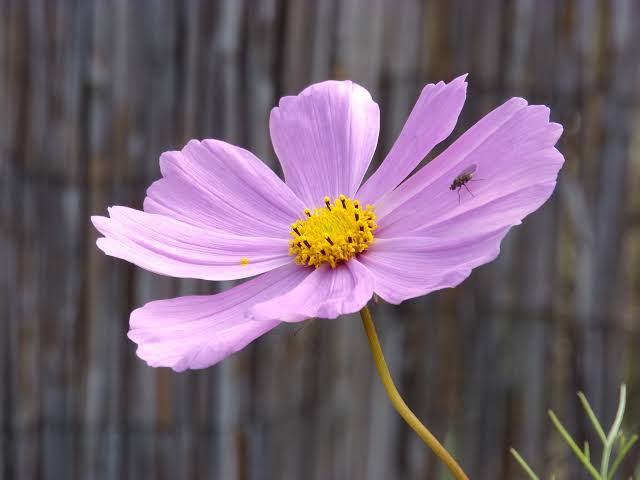
#> input picture Module 14 - Feature Detection/Images/sample.jpg, 640 x 480 px, found by its file name
$ jupyter execute Example.ipynb
#> lines starting #> are read from the running program, lines starting #| are printed output that depends on the picture; after the words box and inside, x2 and y2 are one past the last pixel; in counts of white or black regions, pixels touching at a corner belong together
[cell 1]
import cv2
import numpy as np
import matplotlib.pyplot as plt

[cell 2]
image_path = r"E:\Open CV\Module 14 - Feature Detection\Images\sample.jpg"

image = cv2.imread(image_path)
#> image is the input picture: shape (480, 640, 3); mean B, G, R 111, 97.1, 113.9

if image is None:
    raise FileNotFoundError("Image not found!")

image_rgb = cv2.cvtColor(image, cv2.COLOR_BGR2RGB)
gray = cv2.cvtColor(image, cv2.COLOR_BGR2GRAY)
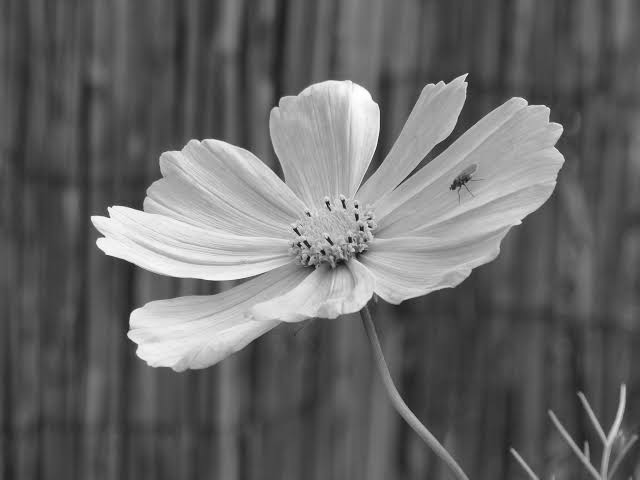
#> gray: shape (480, 640); min 16, max 255, mean 103.7

plt.figure(figsize=(6,6))
plt.imshow(image_rgb)
plt.title("Original Image")
plt.axis("off")
plt.show()

### Harris Corner Detection

## Mathematical Idea

Image gradients are calculated:

Ix

Iy

Then Harris Matrix is computed:

M

Corner response:

R = det(M) − k(trace(M))²

where

k ≈ 0.04–0.06

Large positive R

→ Corner

Small R

→ Flat

Negative R

→ Edge

---

[cell 3]
harris = image_rgb.copy()

gray_float = np.float32(gray)

corners = cv2.cornerHarris(
    gray_float,                   # Input image (grayscale, float32)
    blockSize=2,                  # Size of the neighborhood considered for corner detection
    ksize=3,                      # Aperture parameter for the Sobel operator (used to compute image gradients)
    k=0.04                        # Harris detector free parameter (sensitivity to corners)
)
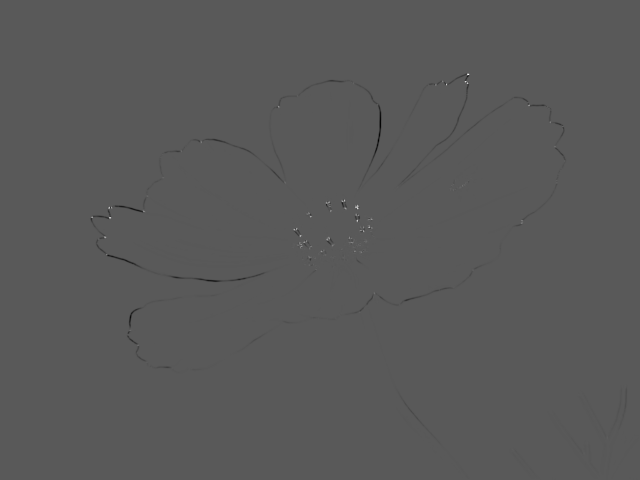
#> corners: shape (480, 640) float32; min -33138228, max 61777668, mean -50207.8; drawn with min black and max white

corners = cv2.dilate(corners, None)
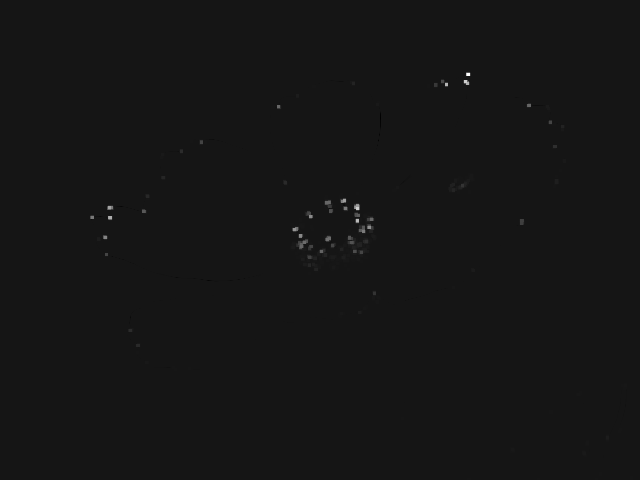
#> corners: shape (480, 640) float32; min -5712269.5, max 61777668, mean 63025.5; drawn with min black and max white

harris[corners > 0.01 * corners.max()] = [255, 0, 0]
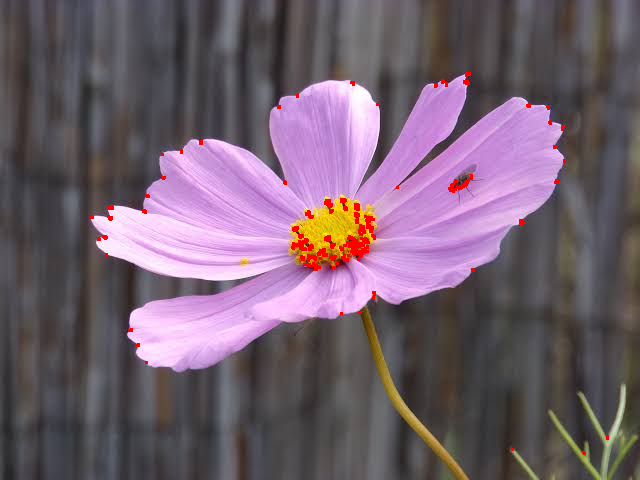
#> harris: shape (480, 640, 3); mean R, G, B 114.6, 96.1, 110.4

plt.figure(figsize=(6,6))
plt.imshow(harris)
plt.title("Harris Corner Detection")
plt.axis("off")
plt.show()

### Shi-Tomasi Corner Detection

[cell 4]
shi = image_rgb.copy()

corners = cv2.goodFeaturesToTrack(
    gray,                                  # Input image (grayscale)
    maxCorners=150,                        # Maximum number of corners to return
    qualityLevel=0.01,                     # Minimum accepted quality of image corners
    minDistance=10                         # Minimum distance between corners
)
#> corners = 150 rows, first 8: [356, 206], [109, 217], [326, 202], [343, 200], [328, 237], [294, 229], [108, 207], [467, 73]

corners = np.int32(corners)
#> corners = contour of 150 points, box (x1, y1, x2, y2) (91, 73, 637, 479), area 29246

for c in corners:
    x, y = c.ravel()
    cv2.circle(shi, (x, y), 4, (255, 0, 0), -1)
#> this loop made 150 passes
#> (x, y) on passes 1 to 12: (356, 206), (109, 217), (326, 202), (343, 200), (328, 237), (294, 229), (108, 207), (467, 73), (368, 226), (356, 220), (528, 104), (104, 236)
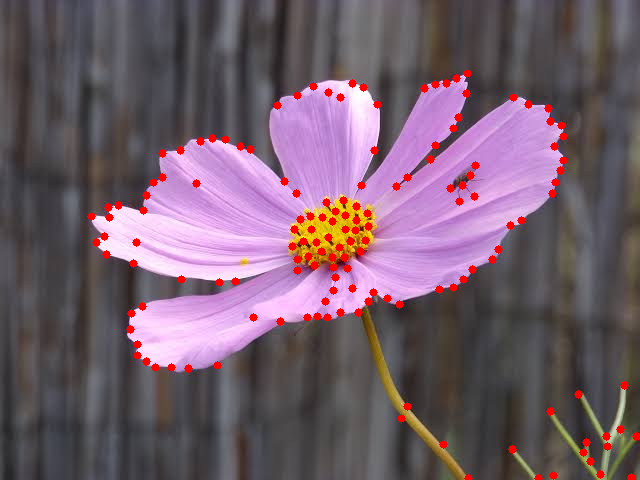
#> shi: shape (480, 640, 3); mean R, G, B 116.1, 94, 107.9

plt.figure(figsize=(6,6))
plt.imshow(shi)
plt.title("Shi-Tomasi Corner Detection")
plt.axis("off")
plt.show()

### FAST Feature Detection

[cell 5]
fast = cv2.FastFeatureDetector_create()

kp = fast.detect(gray, None)
#> kp = 1646 keypoints; strongest (x, y, size): (467, 74, 7), (108, 207, 7), (356, 206, 7), (442, 81, 7)

fast_img = cv2.drawKeypoints(
    image_rgb,                           # Input image (RGB)
    kp,                                  # Keypoints detected by the FAST algorithm
    None,                                # Output image (if None, a new image is created)
    color=(0,255,0)                      # Color of the keypoints (green in this case)
)
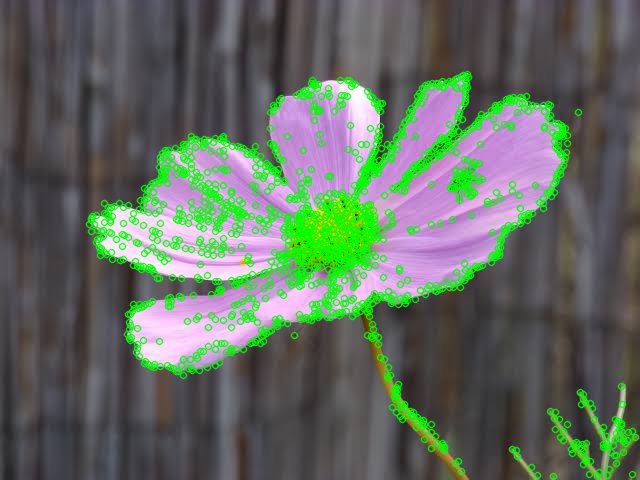
#> fast_img: shape (480, 640, 3); mean R, G, B 97.7, 107.6, 96.8

plt.figure(figsize=(6,6))
plt.imshow(fast_img)
plt.title(f"FAST Features : {len(kp)}")
plt.axis("off")
plt.show()

### ORB Feature Detection

[cell 6]
orb = cv2.ORB_create(nfeatures=500)

kp, des = orb.detectAndCompute(gray, None)
#> kp = 500 keypoints; strongest (x, y, size): (356, 206, 31), (326, 203, 31), (328, 202, 31), (91, 218, 31)

orb_img = cv2.drawKeypoints(
    image_rgb,                                                      # Input image (RGB)
    kp,                                                             # Keypoints detected by the ORB algorithm
    None,                                                           # Output image (if None, a new image is created)
    color=(255,0,0),                                                # Color of the keypoints (blue in this case)
    flags=cv2.DRAW_MATCHES_FLAGS_DRAW_RICH_KEYPOINTS                # Flags for drawing the keypoints
)
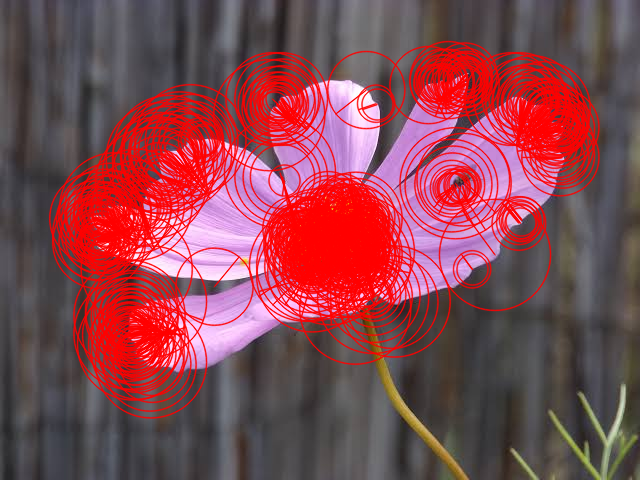
#> orb_img: shape (480, 640, 3); mean R, G, B 134.2, 71.8, 81.2

plt.figure(figsize=(6,6))
plt.imshow(orb_img)
plt.title(f"ORB Features : {len(kp)}")
plt.axis("off")
plt.show()

### SIFT Feature Detection

[cell 7]
sift = cv2.SIFT_create()

kp, des = sift.detectAndCompute(gray, None)
#> kp = 486 keypoints; strongest (x, y, size): (356, 206, 2.3), (327, 203, 2.7), (295, 230, 2.7), (357, 217, 3.2)

sift_img = cv2.drawKeypoints(
    image_rgb,                                                      # Input image (RGB)
    kp,                                                             # Keypoints detected by the SIFT algorithm
    None,                                                           # Output image (if None, a new image is created)
    color=(0,255,0),                                                # Color of the keypoints (green in this case)
    flags=cv2.DRAW_MATCHES_FLAGS_DRAW_RICH_KEYPOINTS                # Flags for drawing the keypoints
)
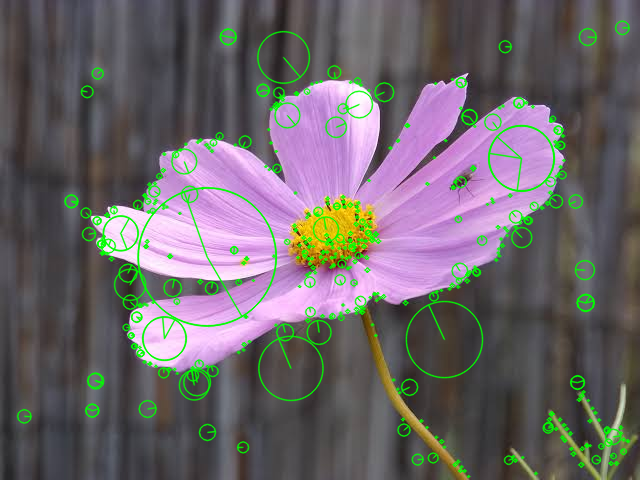
#> sift_img: shape (480, 640, 3); mean R, G, B 108.2, 102.3, 105.8

plt.figure(figsize=(6,6))
plt.imshow(sift_img)
plt.title(f"SIFT Features : {len(kp)}")
plt.axis("off")
plt.show()

### SURF Feature Detection

Note: SURF is available only if OpenCV is built with the opencv-contrib package and non-free modules enabled.

[cell 8]
try:
    surf = cv2.xfeatures2d.SURF_create(400)

    kp, des = surf.detectAndCompute(gray, None)

    surf_img = cv2.drawKeypoints(
        image_rgb,
        kp,
        None,
        color=(255,0,0),
        flags=cv2.DRAW_MATCHES_FLAGS_DRAW_RICH_KEYPOINTS
    )

    plt.figure(figsize=(6,6))
    plt.imshow(surf_img)
    plt.title(f"SURF Features : {len(kp)}")
    plt.axis("off")
    plt.show()

except:
    print("SURF is not available in your OpenCV installation.")

### Comparison of All Algorithms

[cell 9]
fig = plt.figure(figsize=(18,12))

# Harris
plt.subplot(2,3,1)
plt.imshow(harris)
plt.title("Harris")
plt.axis("off")

# Shi-Tomasi
plt.subplot(2,3,2)
plt.imshow(shi)
plt.title("Shi-Tomasi")
plt.axis("off")

# FAST
plt.subplot(2,3,3)
plt.imshow(fast_img)
plt.title("FAST")
plt.axis("off")

# ORB
plt.subplot(2,3,4)
plt.imshow(orb_img)
plt.title("ORB")
plt.axis("off")

# SIFT
plt.subplot(2,3,5)
plt.imshow(sift_img)
plt.title("SIFT")
plt.axis("off")


plt.tight_layout()
plt.show()

[cell 10]
print("FAST Features  :", len(fast.detect(gray, None)))
#| FAST Features  : 1646
print("ORB Features   :", len(orb.detect(gray, None)))
#| ORB Features   : 500
print("SIFT Features  :", len(sift.detect(gray, None)))
#| SIFT Features  : 486

try:
    print("SURF Features  :", len(surf.detect(gray, None)))
except:
    print("SURF : Not Available")
